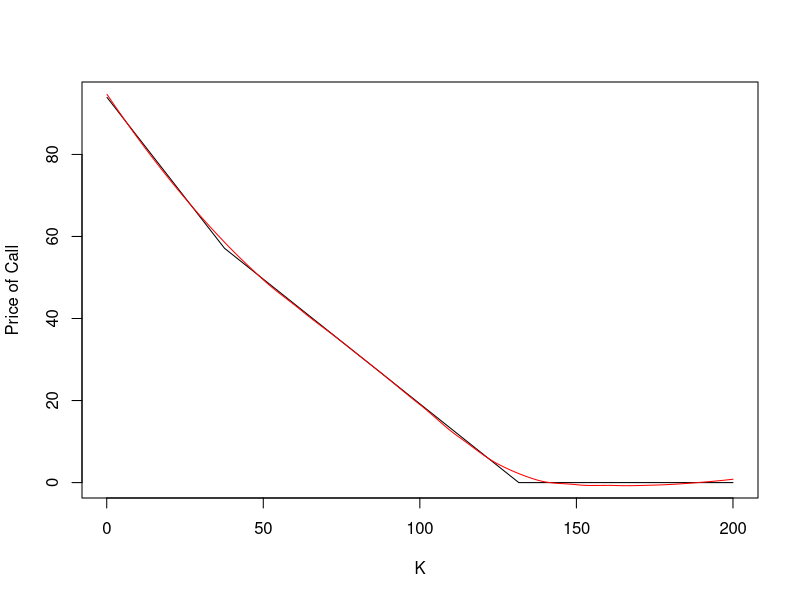

This chart was generated by the following R code:
S <- 94
K <- 96
t.curr <- 1
T <- 2
u <- 0.4
d <- -0.6
r <- 0.02

black.scholes <- function(S, K, sigma, r, T, delta){
	d_1 <- (log((S*exp(-delta*T))/(K*exp(-r*T)))+0.5*sigma^2*T)/(sigma*T^0.5)
	d_2 <- (log((S*exp(-delta*T))/(K*exp(-r*T)))-0.5*sigma^2*T)/(sigma*T^0.5)
	opt.prem <- c(
		call.prem <- S*exp(-delta*T)*pnorm(d_1)-K*exp(-r*T)*pnorm(d_2),
		put.prem <- K*exp(-r*T)*pnorm(-d_2)-S*exp(-delta*T)*pnorm(-d_1)
	)
	cat("The European Call Option Premium is $",call.prem, "\n")
	cat("The European Put Option Premium is $",put.prem, "\n")
	return(opt.prem)
	}

cox.ross <- function(S, K, r, u, d, T, t.curr, print.bool=1, return.bool=0){
	m_t <- ceiling(log(K/(S*(1+d)^(T-t.curr)))/log((1+u)/(1+d)))
	q.star <- ((r-d)/(u-d))
	p.star <- ((1+u)/(1+r))*q.star
	if (m_t > T-t.curr) {m_t <- T-t.curr+1}
	call.prem <- S*(1-pbinom(m_t-1, T-t.curr, p.star)) - K*(1+r)^(-(T-t.curr))*(1-pbinom(m_t-1, T-t.curr, q.star))
	if (print.bool == 1){
		cat("The European Call Option Premium is $", call.prem, "\n")
		}
	if (return.bool == 1) {
		return(call.prem)
		}
	}
	
repeat.port <- function(S, K, r, u, d, T, t.curr, print.bool=1, return.bool=0){
	C.down <- cox.ross(S*(1+d), K, r, u, d, T, t.curr+1, 0, 1)
	C.up <- cox.ross(S*(1+u), K, r, u, d, T, t.curr+1, 0, 1)
	y_t1 <- (C.up-C.down)/(S*(u-d))
	x_t1 <- (C.up - y_t1*S*(1+u))*(1+r)^(-(t.curr+1))
	if (print.bool == 1){
		cat("(x_", t.curr+1, ",y_", t.curr+1, ")=(", x_t1, ",", y_t1, ")\n", sep="")
		}
	if (return.bool == 1) {
		return(c(x_t1, y_t1))
		}
	}

cox.ross(S, K, r, u, d, T, t.curr)
repeat.port(S, K, r, u, d, T, t.curr)

price.matrix <- matrix(nrow=200*10, ncol=2, dimname=list(c(),c("K", "Price")))
for (k in 1:length(price.matrix[,1])){
	price.matrix[k,] <- cbind(k/10, cox.ross(S, k/10, r, u, d, T, t.curr, 0, 1))
	}

price.smooth <- loess(price.matrix[,2] ~ price.matrix[,1], span=0.5, degree=2)
windows()
plot(price.matrix[,1], price.matrix[,2], type="l", ylab="Price of Call", xlab="K")
lines(price.matrix[,1], predict(price.smooth), col="red")
